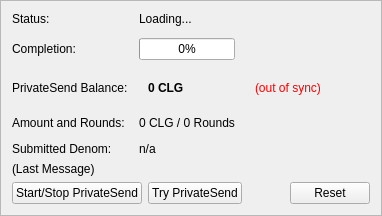
                <widget class="QFrame" name="framePrivateSend">
                    <property name="visible">
                        <bool>true</bool>
                    </property>
                    <property name="layoutDirection">
                        <enum>Qt::LeftToRight</enum>
                    </property>
                    <property name="frameShape">
                        <enum>QFrame::StyledPanel</enum>
                    </property>
                    <property name="frameShadow">
                        <enum>QFrame::Raised</enum>
                    </property>
                    <layout class="QVBoxLayout" name="VerticalLayout_PS1">
                        <item>
                            <layout class="QGridLayout" name="privateSendFormLayout">
                                <property name="horizontalSpacing">
                                    <number>11</number>
                                </property>
                                <property name="verticalSpacing">
                                    <number>12</number>
                                </property>
                                <item row="0" column="0">
                                    <widget class="QLabel" name="labelPrivateSendEnabledText">
                                        <property name="text">
                                            <string>Status:</string>
                                        </property>
                                    </widget>
                                </item>
                                <item row="0" column="1">
                                    <widget class="QLabel" name="labelPrivateSendEnabled">
                                        <property name="text">
                                            <string>Loading...</string>
                                        </property>
                                    </widget>
                                </item>
                                <item row="1" column="0">
                                    <widget class="QLabel" name="labelCompletitionText">
                                        <property name="text">
                                            <string>Completion:</string>
                                        </property>
                                    </widget>
                                </item>
                                <item row="1" column="1">
                                    <widget class="QProgressBar" name="privateSendProgress">
                                        <property name="maximumSize">
                                            <size>
                                                <width>154</width>
                                                <height>16777215</height>
                                            </size>
                                        </property>
                                        <property name="value">
                                            <number>0</number>
                                        </property>
                                    </widget>
                                </item>
                                <item row="2" column="0">
                                    <widget class="QLabel" name="labelAnonymizedText">
                                        <property name="text">
                                            <string>PrivateSend Balance:</string>
                                        </property>
                                    </widget>
                                </item>
                                <item row="2" column="1">
                                    <widget class="QFrame" name="framePrivateSendBalance">
                                        <layout class="QHBoxLayout">
                                            <item>
                                                <widget class="QLabel" name="labelAnonymized">
                                                    <property name="font">
                                                        <font>
                                                            <weight>75</weight>
                                                            <bold>true</bold>
                                                        </font>
                                                    </property>
                                                    <property name="text">
                                                        <string notr="true">0 CLG</string>
                                                    </property>
                                                    
                                                </widget>
                                            </item>
                                            
                                            
                                        </layout>
                                    </widget>
                                </item>
                                <item row="2" column="2">
                                    <widget class="QFrame">
                                        <layout class="QHBoxLayout">
                                            <item>
                                                <widget class="QLabel" name="labelPrivateSendSyncStatus">
                                                    <property name="toolTip">
                                                        <string>The displayed information may be out of date. Your wallet automatically synchronizes with the Collegicoin network after a connection is established, but this process has not completed yet.</string>
                                                    </property>
                                                    <property name="styleSheet">
                                                        <string notr="true">QLabel { color: red; }</string>
                                                    </property>
                                                    <property name="text">
                                                        <string notr="true">(out of sync)</string>
                                                    </property>
                                                    <property name="alignment">
                                                        <set>Qt::AlignLeading|Qt::AlignLeft|Qt::AlignTop</set>
                                                    </property>
                                                </widget>
                                            </item>
                                        </layout>
                                    </widget>
                                </item>
                                <item row="2" column="3">
                                    <spacer name="horizontalSpacer_2">
                                        <property name="orientation">
                                            <enum>Qt::Horizontal</enum>
                                        </property>
                                        <property name="sizeHint" stdset="0">
                                            <size>
                                                <width>40</width>
                                                <height>20</height>
                                            </size>
                                        </property>
                                    </spacer>
                                </item>
                                <item row="3" column="0">
                                    <widget class="QLabel" name="labelAmountAndRoundsText">
                                        <property name="text">
                                            <string>Amount and Rounds:</string>
                                        </property>
                                    </widget>
                                </item>
                                <item row="3" column="1">
                                    <widget class="QLabel" name="labelAmountRounds">
                                        <property name="text">
                                            <string>0 CLG / 0 Rounds</string>
                                        </property>
                                    </widget>
                                </item>
                                <item row="4" column="0">
                                    <widget class="QLabel" name="labelSubmittedDenomText">
                                        <property name="text">
                                            <string>Submitted Denom:</string>
                                        </property>
                                    </widget>
                                </item>
                                <item row="4" column="1">
                                    <widget class="QLabel" name="labelSubmittedDenom">
                                        <property name="toolTip">
                                            <string>The denominations you submitted to the Masternode.&lt;br&gt;To mix, other users must submit the exact same denominations.</string>
                                        </property>
                                        <property name="text">
                                            <string>n/a</string>
                                        </property>
                                    </widget>
                                </item>
                            </layout>
                        </item>
                        <item>
                            <layout class="QVBoxLayout" name="VerticalLayout_PS">
                                <item>
                                    <widget class="QLabel" name="labelPrivateSendLastMessage">
                                        <property name="text">
                                            <string>(Last Message)</string>
                                        </property>
                                        <property name="alignment">
                                            <set>Qt::AlignLeading|Qt::AlignLeft|Qt::AlignTop</set>
                                        </property>
                                        <property name="wordWrap">
                                            <bool>true</bool>
                                        </property>
                                    </widget>
                                </item>
                                <item>
                                    <layout class="QHBoxLayout">
                                        <item>
                                            <widget class="QPushButton" name="togglePrivateSend">
                                                <property name="text">
                                                    <string>Start/Stop PrivateSend</string>
                                                </property>
                                            </widget>
                                        </item>
                                        <item>
                                            <widget class="QPushButton" name="privateSendAuto">
                                                <property name="toolTip">
                                                    <string>Try to manually submit a PrivateSend request.</string>
                                                </property>
                                                <property name="text">
                                                    <string>Try PrivateSend</string>
                                                </property>
                                            </widget>
                                        </item>
                                        <item>
                                            <spacer name="horizontalSpacer">
                                                <property name="orientation">
                                                    <enum>Qt::Horizontal</enum>
                                                </property>
                                                <property name="sizeHint" stdset="0">
                                                    <size>
                                                        <width>40</width>
                                                        <height>20</height>
                                                    </size>
                                                </property>
                                            </spacer>
                                        </item>
                                        <item>
                                            <widget class="QPushButton" name="privateSendReset">
                                                <property name="toolTip">
                                                    <string>Reset the current status of PrivateSend (can interrupt PrivateSend if it's in the process of Mixing, which can cost you money!)</string>
                                                </property>
                                                <property name="autoFillBackground">
                                                    <bool>false</bool>
                                                </property>
                                                <property name="text">
                                                    <string>Reset</string>
                                                </property>
                                            </widget>
                                        </item>
                                    </layout>
                                </item>
                            </layout>
                        </item>
                    </layout>
                </widget>
